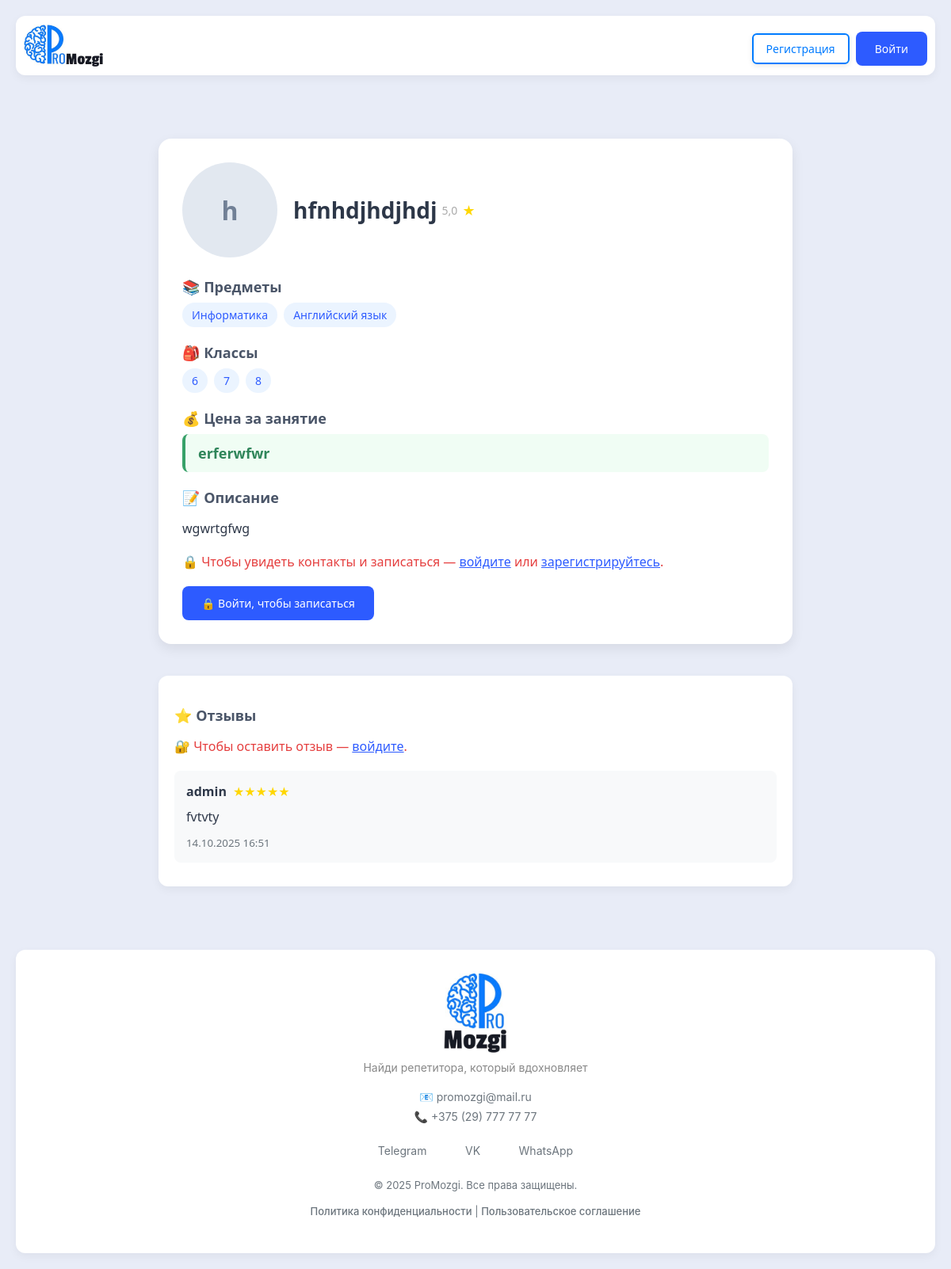
/3/, run on an earlier commit of the app's database.
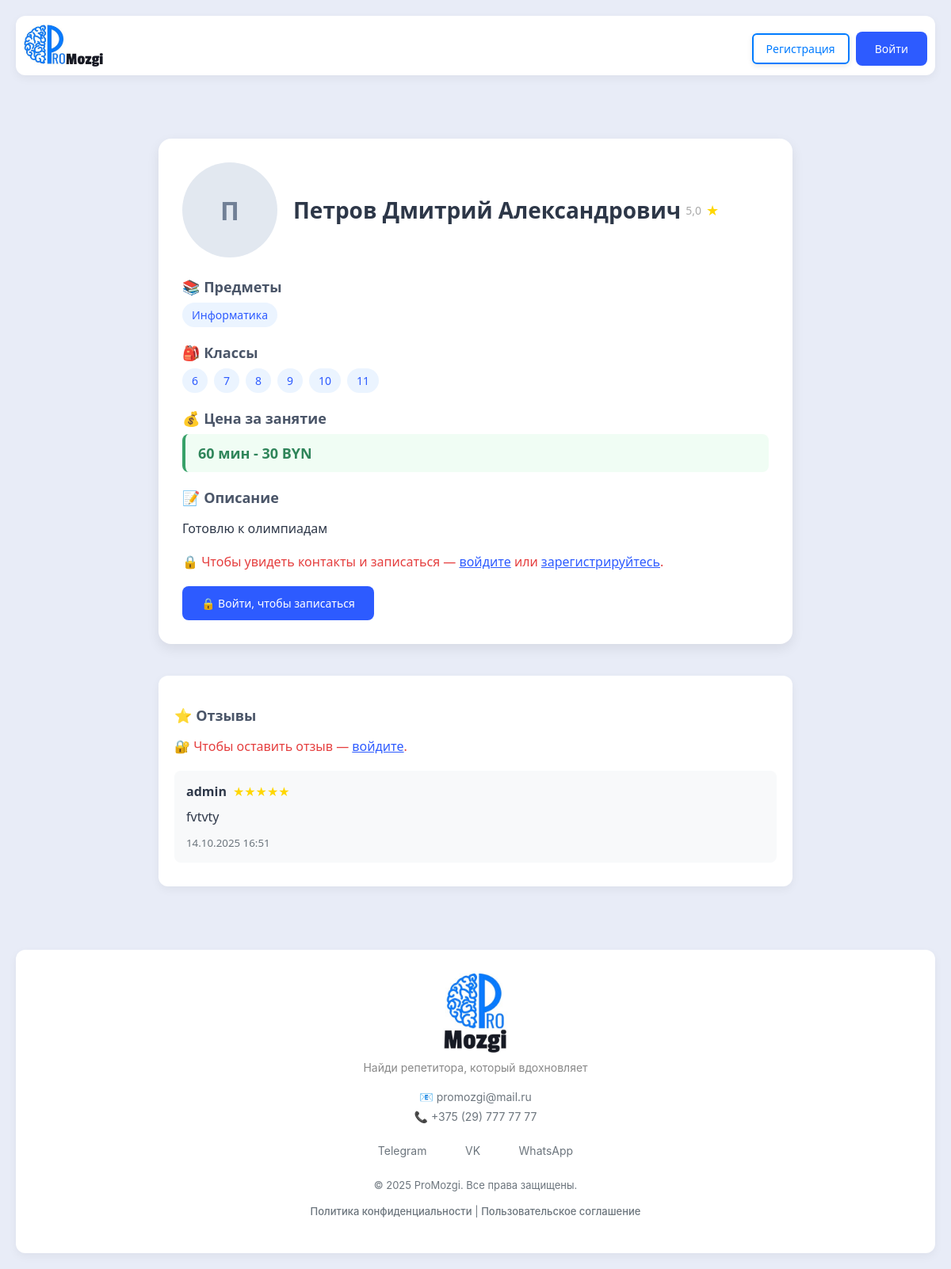
And on a later commit of the database.
### myapp/models.py (models this page shows, shortened)
class Teacher(models.Model):
	user = models.ForeignKey(User, on_delete=models.CASCADE, verbose_name="Пользователь", related_name="teachers")
	photo = models.ImageField(upload_to='teachers_photos/', blank=True, null=True, verbose_name="Фото")
	fio = models.CharField("ФИО", max_length=50)
	description = models.TextField("Onиcaниe", null=True, blank=True)
	price = models.TextField("Цена", null=True, blank=True)
	subjects = models.ManyToManyField(Subjects, verbose_name="Учебный предмет")
	klass = models.ManyToManyField(Klass, verbose_name= "Класс")
	phone = models.CharField("Телефон", max_length=20, blank=True, null=True)
	STATUS_CHOICES = [
        ('active', 'Активное'),
        ('hidden', 'Скрытое'),
        ('moderation', 'На модерации'),
		('rejected', 'Отклонённые'),
    ]
	status = models.CharField(max_length=20, choices=STATUS_CHOICES, default='moderation')
	def average_rating(self):
		reviews = self.reviews.all()  # предполагается, что related_name='reviews'
		if not reviews:
			return 0
		avg = sum(review.rating for review in reviews) / len(reviews)
		return round(avg, 1)
	class Meta:
		verbose_name_plural = "Учителя"
		verbose_name = "Учитель"

class Subjects(models.Model):
	name = models.CharField("Учебный предмет", max_length = 50)
	class Meta:
		verbose_name_plural = "Учебные предметы"
		verbose_name = "Учебный предмет"

class Klass(models.Model):
	name = models.CharField("Класс", max_length = 2)
	class Meta:
		verbose_name_plural = "Классы"
		verbose_name = "Класс"

class Review(models.Model):
    teacher = models.ForeignKey('Teacher', on_delete=models.CASCADE, related_name='reviews')
    user = models.ForeignKey(User, on_delete=models.CASCADE)
    text = models.TextField(verbose_name="Отзыв")
    rating = models.IntegerField(verbose_name="Оценка", choices=[(i, i) for i in range(1, 6)])
    created_at = models.DateTimeField(auto_now_add=True)

### myapp/views.py (the view, shortened to what this page needs)
# urls.py: path('<int:pk>/', TeachersDetailsView.as_view(), name = "teacher_details"),
class TeachersDetailsView(DetailView):
    model = Teacher
    template_name = "teachers/teacher_details.html"
    context_object_name = "teacher"
    def get_context_data(self, **kwargs):
        context = super().get_context_data(**kwargs)
        teacher = self.get_object()
        context['reviews'] = teacher.reviews.all().order_by('-created_at')
        context['form'] = ReviewForm()
        context['is_moderator'] = self.request.user.groups.filter(name='Модераторы').exists()
        return context

### myapp/templatetags/rating_tags.py (called while the page is built)
@register.simple_tag
def render_rating_stars(rating):
    try:
        rating = int(rating)
    except (ValueError, TypeError):
        rating = 0
    full_stars = min(max(rating, 0), 5)
    stars_html = ""
    for i in range(1, 6):
        if i <= full_stars:
            stars_html += '<span class="star full">★</span>'
        else:
            stars_html += '<span class="star">★</span>'
    return mark_safe(f'<span class="user-rating">{stars_html}</span>')

### myapp/templates/teachers/teacher_details.html (shortened to what the changed rows need)
{% load static %}
{% load rating_tags %}
{% load user_tags %}
<!DOCTYPE html>
<html lang="en">
<head>
    <link rel="stylesheet" type="text/css" href="{% static 'myapp/style.css' %}">
    <link rel="stylesheet" href="{% static 'myapp/footer.css' %}">
    <link rel="stylesheet" href="{% static 'myapp/header.css' %}">
    <link rel="stylesheet" href="{% static 'myapp/teacher_details.css' %}">
</head>
<body>
  <div class="container">
    <div class="teacher-profile">
      <div class="teacher-header">
          {% if teacher.photo %}
              <img src="{{ teacher.photo.url }}" alt="Фото {{ teacher.fio }}" class="avatar-large">
          {% else %}
              <div class="avatar-placeholder-large">{{ teacher.fio|first }}</div>
          {% endif %}
          <h1 class="teacher-name">{{ teacher.fio }}</h1>
            {% if teacher.average_rating > 0 %}
              <div class="teacher-rating">
                <span class="rating-value">{{ teacher.average_rating }}</span>
                <span class="star">★</span>
              </div>
            {% else %}
              <div class="teacher-rating">
                <h1>   </h1>
                <span class="rating-value">Нет отзывов</span>
              </div>
            {% endif %}
      </div>
      <div class="section">
        <div class="tag-list">
          {% for subject in teacher.subjects.all %}
            <span class="tag">{{ subject.name }}</span>
          {% endfor %}
        </div>
      </div>
      <div class="section">
        <div class="tag-list">
          {% for klass in teacher.klass.all %}
            <span class="tag">{{ klass.name }}</span>
          {% endfor %}
        </div>
      </div>
      <div class="section">
        <h3 class="section-title">💰 Цена за занятие</h3>
        <div class="price-box">{{ teacher.price }}</div>
      </div>
      <div class="section">
        <p class="section-content">{{ teacher.description|linebreaks }}</p>
      </div>
    </div>
    <div style="margin-top: 40px; padding: 20px; background: #fff; border-radius: 12px; box-shadow: 0 4px 12px rgba(0,0,0,0.05);">
        {% if reviews %}
        <div style="margin-top: 20px;">
            {% for review in reviews %}
              <div style="padding: 15px; background: #f8f9fa; border-radius: 8px; margin-bottom: 10px;">
                <strong>{{ review.user.username }}</strong>{% render_rating_stars review.rating %}
                <p style="margin: 10px 0;">{{ review.text }}</p>
                <small style="color: #6c757d;">{{ review.created_at|date:"d.m.Y H:i" }}</small>
              </div>
            {% endfor %}
          </div>
        {% else %}
          <p style="color: #6c757d; font-style: italic;">Пока нет отзывов.</p>
        {% endif %}
    </div>
  </div>
</body>
</html>

What changed in the data, as far as the page shows it:
no longer on this page (row unchanged): Subjects: name "Английский язык"
changed Teacher: fio|first "h" → "П"; fio "hfnhdjhdjhdj" → "Петров Дмитрий Александрович"; price "erferwfwr" → "60 мин - 30 BYN"; description "wgwrtgfwg" → "Готовлю к олимпиадам"
now on this page (row unchanged): Klass: name "9"
now on this page (row unchanged): Klass: name "10"
now on this page (row unchanged): Klass: name "11"
